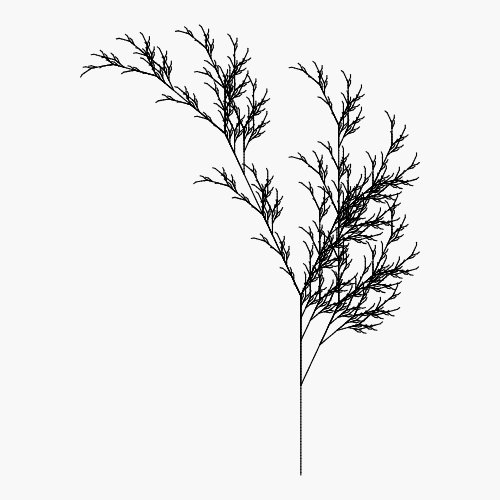
Frame 1 (no input)
Frame 2 (the mouse pressed at the canvas centre, redrawn once): identical to frame 1, image omitted

The p5.js sketch that drew this single still picture (run headless with seeded random() and noise() and a simulated clock; the mouse was pressed at the canvas centre and the sketch redrawn once):

// p5.js sketch
// ── sketch.js
// L-System — 프랙탈 식물. X→F+[[X]-X]-F[-FX]+X, F→FF. 검은 선, 흰 배경.
const AXIOM = 'X', RULES = { X: 'F+[[X]-X]-F[-FX]+X', F: 'FF' }, ANGLE = 25, ITER = 6;

function expand() {
  let s = AXIOM;
  for (let i = 0; i < ITER; i++) {
    let out = '';
    for (const ch of s) out += RULES[ch] !== undefined ? RULES[ch] : ch;
    s = out;
  }
  return s;
}

function turtle(s, angleDeg) {
  const a = (angleDeg * Math.PI) / 180;
  let x = 0, y = 0, dir = -Math.PI / 2;
  const stack = [], out = [];
  let minX = 0, maxX = 0, minY = 0, maxY = 0;
  for (const ch of s) {
    if (ch === 'F') {
      const nx = x + Math.cos(dir), ny = y + Math.sin(dir);
      out.push([x, y, nx, ny]);
      x = nx; y = ny;
      minX = Math.min(minX, x); maxX = Math.max(maxX, x);
      minY = Math.min(minY, y); maxY = Math.max(maxY, y);
    } else if (ch === '+') dir += a;
    else if (ch === '-') dir -= a;
    else if (ch === '[') stack.push([x, y, dir]);
    else if (ch === ']') [x, y, dir] = stack.pop();
  }
  return { out, minX, maxX, minY, maxY };
}

let segs, bbox;

function setup() {
  createCanvas(500, 500);
  const t = turtle(expand(), ANGLE);
  segs = t.out;
  bbox = t;
  noLoop();
}

function draw() {
  background(248);
  const w = max(1e-6, bbox.maxX - bbox.minX), h = max(1e-6, bbox.maxY - bbox.minY);
  const sc = min((width - 50) / w, (height - 50) / h);
  push();
  translate(width / 2 - ((bbox.minX + bbox.maxX) / 2) * sc,
            height / 2 - ((bbox.minY + bbox.maxY) / 2) * sc);
  stroke(0);
  strokeWeight(1.1);
  for (const [x1, y1, x2, y2] of segs) line(x1 * sc, y1 * sc, x2 * sc, y2 * sc);
  pop();
}
